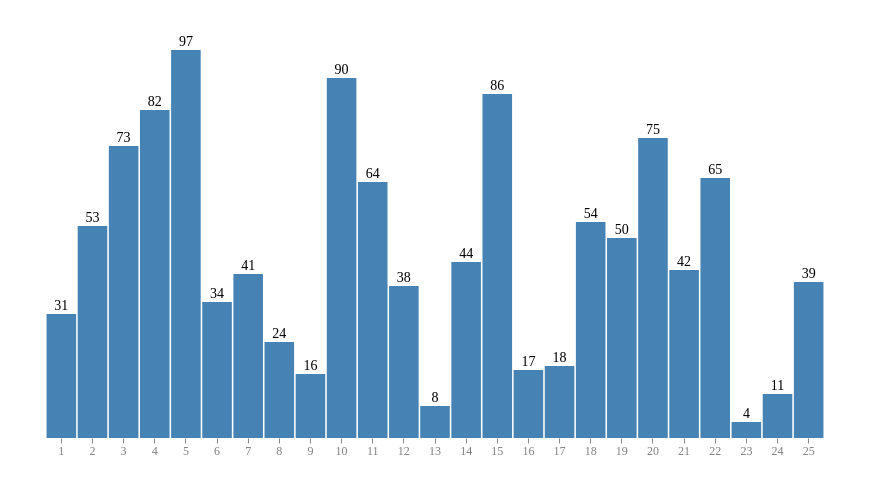

Write the Vega-Lite specification saved for this chart.
### Vega specification from a JSON file in a GitHub repository (floating-point values rounded to 4 significant figures)
{"$schema": "https://vega.github.io/schema/vega/v5.json", "description": "An example of Vega visualization that automatically switches between a column chart and a line chart depending on the number of data points", "usermeta": {"Copyright": "Andrzej Leszkiewicz", "License": "MIT Expat License (https://en.wikipedia.org/wiki/MIT_License)", "Permission": "Permission is hereby granted, free of charge, to any person obtaining a copy of this software and associated documentation files (the “Software”), to deal in the Software without restriction, including without limitation the rights to use, copy, modify, merge, publish, distribute, sublicense, and/or sell copies of the Software, and to permit persons to whom the Software is furnished to do so, subject to the following conditions: The above copyright notice and this permission notice shall be included in all copies or substantial portions of the Software.", "Github": "https://github.com/avatorl/Deneb-Vega/", "Data": "Random sequence"}, "width": 800, "height": 400, "padding": 35, "autosize": "pad", "config": {"title": {"font": "Tahoma", "fontSize": 18}, "text": {"font": "Tahoma", "fontSize": 14}, "axis": {"labelFont": "Tahoma", "labelFontSize": "12", "labelColor": "gray"}}, "signals": [{"name": "DataPoints", "description": "Number of data point to display on the chart", "value": 25, "bind": {"input": "range", "min": 25, "max": 200, "step": 5}}, {"name": "colorColumn", "value": "#4682b4"}, {"name": "colorLine", "value": "#4682b4"}, {"name": "colorText", "value": "#000000"}, {"name": "interpolation", "value": "basis"}], "data": [{"name": "dataset-raw", "transform": [{"type": "sequence", "start": 1, "stop": 201, "step": 1, "as": "id"}]}, {"name": "dataset", "source": "dataset-raw", "transform": [{"type": "filter", "expr": "datum.id<=DataPoints"}, {"type": "formula", "expr": "ceil(random()*100)", "as": "value"}]}, {"name": "dataset-rect", "source": "dataset", "transform": [{"type": "filter", "expr": "DataPoints<=50"}, {"type": "collect", "sort": {"field": "id", "order": "ascending"}}]}, {"name": "dataset-line", "source": "dataset", "transform": [{"type": "filter", "expr": "DataPoints>50"}, {"type": "collect", "sort": {"field": "id", "order": "ascending"}}]}], "scales": [{"name": "scaleXRect", "type": "band", "domain": {"data": "dataset-rect", "field": "id", "sort": true}, "range": [10, {"signal": "width-10"}], "padding": 0.05}, {"name": "scaleXLine", "type": "linear", "domain": {"data": "dataset-line", "field": "id", "sort": true}, "range": [10, {"signal": "width-10"}], "zero": false}, {"name": "scaleYRect", "domain": {"data": "dataset-rect", "field": "value"}, "domainMax": 100, "range": [{"signal": "height"}, 0]}, {"name": "scaleYLine", "domain": {"data": "dataset-line", "field": "value"}, "domainMax": 100, "range": [{"signal": "height"}, 0]}], "axes": [{"orient": "bottom", "scale": "scaleXRect", "domain": false, "tickCount": 50}, {"orient": "bottom", "scale": "scaleXLine", "domain": false, "tickCount": 10}, {"orient": "left", "scale": "scaleYLine", "domain": false, "grid": true, "ticks": true, "labels": true}], "marks": [{"name": "rect-columns", "type": "rect", "from": {"data": "dataset-rect"}, "encode": {"update": {"x": {"scale": "scaleXRect", "field": "id"}, "width": {"scale": "scaleXRect", "band": 1}, "y": {"scale": "scaleYRect", "field": "value"}, "y2": {"scale": "scaleYRect", "value": 0}, "fill": {"signal": "colorColumn"}, "strokeWidth": {"value": 0}}}}, {"type": "text", "from": {"data": "rect-columns"}, "encode": {"update": {"x": {"signal": "datum.x+datum.width/2"}, "y": {"field": "y", "offset": -8}, "align": {"value": "center"}, "baseline": {"value": "middle"}, "fill": {"signal": "colorText"}, "text": {"field": "datum.value"}}}}, {"type": "line", "from": {"data": "dataset-line"}, "encode": {"update": {"xc": {"scale": "scaleXLine", "field": "id"}, "y": {"scale": "scaleYLine", "field": "value"}, "stroke": {"signal": "colorLine"}, "strokeWidth": {"value": 2}, "interpolate": {"signal": "interpolation"}, "strokeOpacity": {"value": 1}}}}]}
